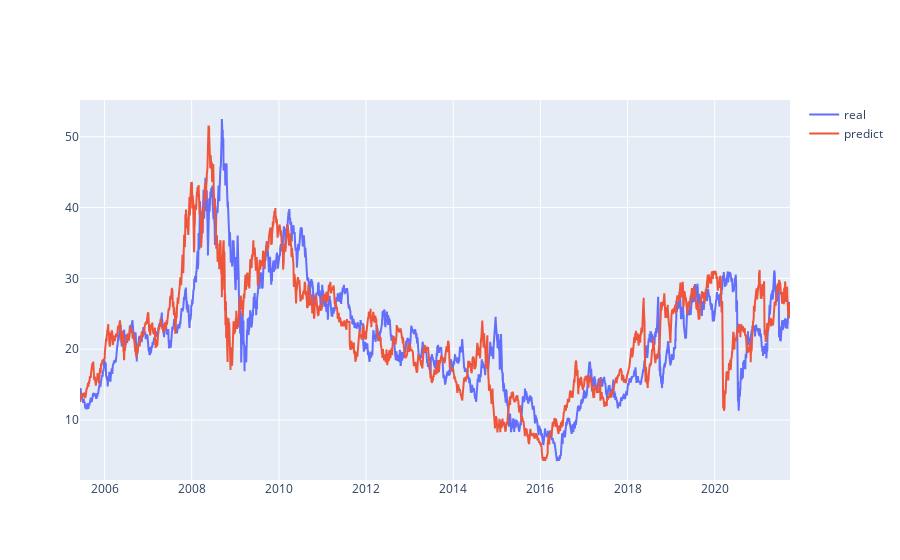

Notebook code for this chart:
### Code cell
import plotly.graph_objects as go

fig = go.Figure([go.Scatter(x=df_pred['data_pregao'], y=df_pred['real'], name = 'real')])
fig.add_scatter(x=df_pred['data_pregao'], y=df_pred['previsao'], mode='lines', name='predict')
fig.update_layout(barmode='group', hovermode='x')
fig.show()

### Figure 1 — Plotly figure (JSON) as saved in the notebook; plotly's stock layout.template omitted (floating-point values rounded to 4 significant figures; data arrays with more than 128 entries replaced by an {"elided": "..."} marker saying what was removed)
{"data": [{"name": "real", "type": "scatter", "x": {"elided": "4031 str values"}, "y": {"elided": "4031 float values"}}, {"mode": "lines", "name": "predict", "type": "scatter", "x": {"elided": "4031 str values"}, "y": {"elided": "4031 float values"}}], "layout": {"autosize": true, "barmode": "group", "hovermode": "x", "xaxis": {"autorange": true, "range": ["2005-06-09", "2021-09-23"], "type": "date"}, "yaxis": {"autorange": true, "range": [1.516, 55.19], "type": "linear"}}}
